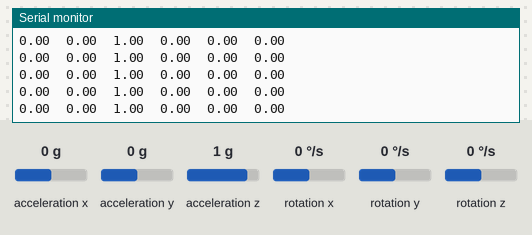
Simulated run of this program. Board: Arduino Nano 33 IoT. Parts: the last lines printed to the serial monitor. Inputs (shaded band) come from the test bench; at power-on: acceleration x 0 g, acceleration y 0 g, acceleration z 1 g, rotation x 0 °/s, rotation y 0 °/s, rotation z 0 °/s.

Above: at 1.2 s.
1.3 s: acceleration x set to -1.4 g
At 1.9 s:
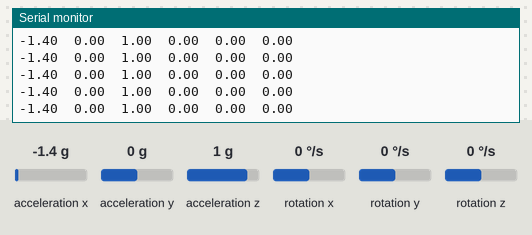
2.8 s: acceleration y set to -1.4 g
At 3.6 s:
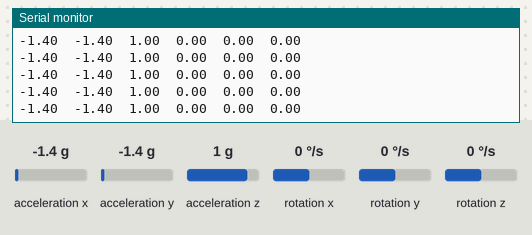
4.3 s: acceleration z set to -1.4 g
At 5.3 s:
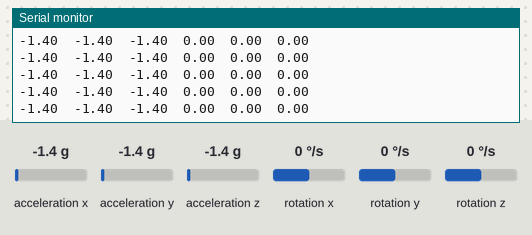
5.8 s: rotation x set to -192 °/s
At 6.7 s:
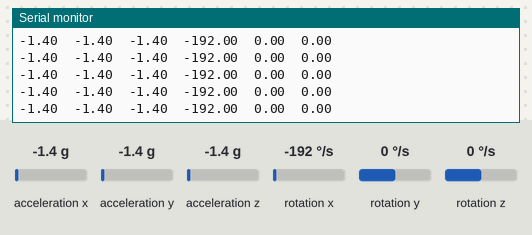
7.3 s: rotation y set to -192 °/s
At 7.8 s:
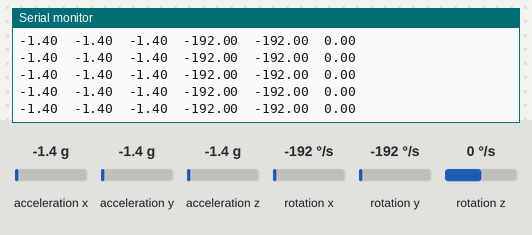

Measured:
- after the input at 1.3 s, the serial monitor: prints a new line at once (image 1)
- after the input at 2.8 s, the serial monitor: prints a new line at once (image 2)
- after the input at 4.3 s, the serial monitor: prints a new line at once (image 3)
- after the input at 5.8 s, the serial monitor: prints a new line at once (image 4)
- after the input at 7.3 s, the serial monitor: prints a new line at once (image 5)

The program:

main.cpp
```cpp
#include <Arduino.h>
#include <Arduino_LSM6DS3.h>

void setup() {
  Serial.begin(9600);
  while (!Serial);

  if (!IMU.begin()) {
    Serial.println("Failed to initialize IMU!");

    while (1);
  }

  Serial.print("Accelerometer sample rate = ");
  Serial.print(IMU.accelerationSampleRate());
  Serial.println(" Hz");
  Serial.print("Gyroscope sample rate = ");
  Serial.print(IMU.gyroscopeSampleRate());
  Serial.println(" Hz");
  Serial.println();

  Serial.println("Acceleration in G's \t Gyroscope in degrees/second");
  Serial.println("X\tY\tZ\tX\tY\tZ");
}

void loop() {
  float acc_x, acc_y, acc_z, rot_x, rot_y, rot_z;

  if (IMU.accelerationAvailable() && IMU.gyroscopeAvailable()) {
    IMU.readAcceleration(acc_x, acc_y, acc_z);
    IMU.readGyroscope(rot_x, rot_y, rot_z);
    Serial.print((String) acc_x + '\t' + acc_y + "\t" + acc_z + "\t" + rot_x + "\t" + rot_y + "\t" + rot_z  + "\n");
  }
  else{
    Serial.println("Waiting");
  }
  delay(10);

}
```
